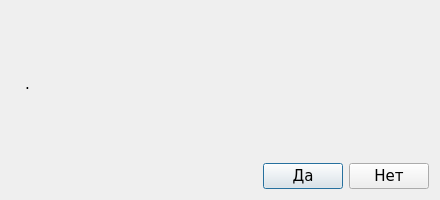
<?xml version="1.0" encoding="UTF-8"?>
<ui version="4.0">
 <class>idialog</class>
 <widget class="QDialog" name="idialog">
  <property name="geometry">
   <rect>
    <x>0</x>
    <y>0</y>
    <width>440</width>
    <height>200</height>
   </rect>
  </property>
  <property name="sizePolicy">
   <sizepolicy hsizetype="Fixed" vsizetype="Fixed">
    <horstretch>0</horstretch>
    <verstretch>0</verstretch>
   </sizepolicy>
  </property>
  <property name="maximumSize">
   <size>
    <width>440</width>
    <height>200</height>
   </size>
  </property>
  <property name="font">
   <font>
    <family>Verdana</family>
    <pointsize>11</pointsize>
   </font>
  </property>
  <property name="windowTitle">
   <string>Dialog</string>
  </property>
  <layout class="QVBoxLayout" name="verticalLayout">
   <item>
    <layout class="QHBoxLayout" name="horizontalLayout">
     <item>
      <widget class="QLabel" name="lblImage">
       <property name="sizePolicy">
        <sizepolicy hsizetype="Fixed" vsizetype="Preferred">
         <horstretch>0</horstretch>
         <verstretch>0</verstretch>
        </sizepolicy>
       </property>
       <property name="text">
        <string/>
       </property>
       <property name="pixmap">
        <pixmap resource="resource.qrc">:/rec/img/info.png</pixmap>
       </property>
       <property name="margin">
        <number>5</number>
       </property>
      </widget>
     </item>
     <item>
      <widget class="QLabel" name="lblText">
       <property name="text">
        <string>.</string>
       </property>
      </widget>
     </item>
    </layout>
   </item>
   <item>
    <layout class="QHBoxLayout" name="horizontalLayout_2">
     <item>
      <spacer name="horizontalSpacer">
       <property name="orientation">
        <enum>Qt::Horizontal</enum>
       </property>
       <property name="sizeHint" stdset="0">
        <size>
         <width>113</width>
         <height>20</height>
        </size>
       </property>
      </spacer>
     </item>
     <item>
      <widget class="QPushButton" name="btnYes">
       <property name="cursor">
        <cursorShape>PointingHandCursor</cursorShape>
       </property>
       <property name="text">
        <string>Да</string>
       </property>
      </widget>
     </item>
     <item>
      <widget class="QPushButton" name="btnNo">
       <property name="cursor">
        <cursorShape>PointingHandCursor</cursorShape>
       </property>
       <property name="text">
        <string>Нет</string>
       </property>
      </widget>
     </item>
    </layout>
   </item>
  </layout>
 </widget>
 <resources>
  <include location="resource.qrc"/>
 </resources>
 <connections/>
</ui>
